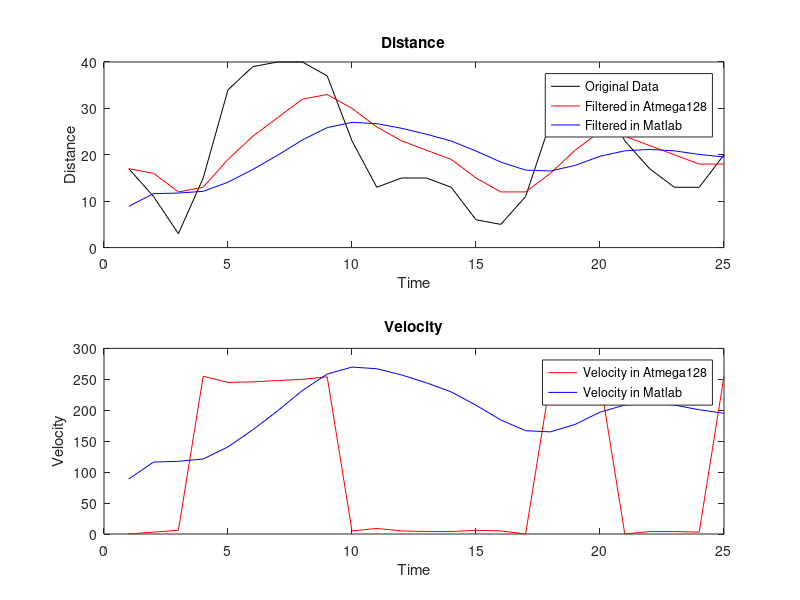

Here is the MATLAB script that generated this plot:
data_origin = [17 17 0 11 16 3 3 12 6 15 13 255 34 19 245 39 24 246 40 28 248 40 32 250 37 33 254 23 30 5 13 26 9 15 23 5 15 21 4 13 19 4 6 15 6 5 12 5 11 12 0 27 16 249 35 21 246 34 25 250 23 24 0 17 22 4 13 20 4 13 18 3 20 18 255];
data = data_origin(1:3:end);
filtered_in_atmega128 = data_origin(2:3:end);
velocity_in_atmega128 = data_origin(3:3:end);

% 칼만 필터 파라미터 설정
Q = 0.1;  % 프로세스 노이즈 공분산
R = 1.0;   % 측정 노이즈 공분산
x = 0;     % 초기 상태 추정
P = 1;     % 초기 오차 공분산

for i = 1:length(data)
    % 예측 단계
    x = x;     % 예측된 상태값
    P = P + Q; % 예측된 오차 공분산

    % 업데이트 단계
    K = P / (P + R); % 칼만 이득
    x = x + K * (filtered_in_atmega128(i) - x); % 측정된 상태값으로 상태값 업데이트
    P = (1 - K) * P; % 오차 공분산 업데이트

    filtered_data(i) = x; % 필터링된 거리 데이터
    estimated_velocity(i) = x / 0.1; % 추정된 속도 데이터 (거리를 시간으로 나누어 계산)
end

% 그래프 그리기
t = 1:length(data); % 시간 인덱스

figure;
subplot(2, 1, 1);
plot(t, data, 'k', t, filtered_in_atmega128, 'r', t, filtered_data, 'b');
title('Distance');
xlabel('Time');
ylabel('Distance');
legend('Original Data', 'Filtered in Atmega128', 'Filtered in Matlab');

subplot(2, 1, 2);
plot(t, velocity_in_atmega128, 'r', t, estimated_velocity, 'b');
title('Velocity');
xlabel('Time');
ylabel('Velocity');
legend('Velocity in Atmega128', 'Velocity in Matlab');